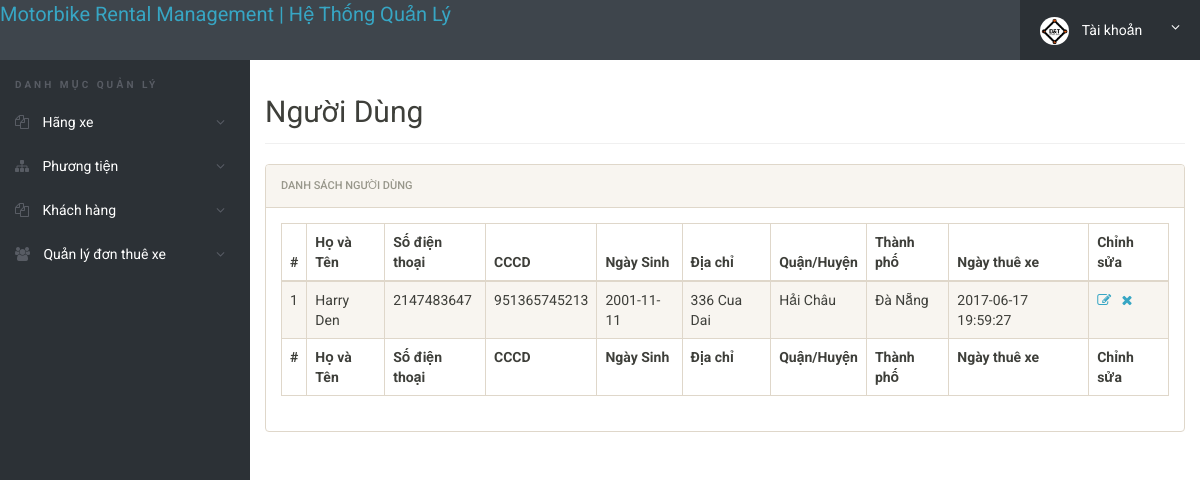
The app's page /admin/login/reg-users.php (signed in) with its own data.
### tables this page shows
CREATE TABLE IF NOT EXISTS `KhachHang` (
  `id` int(11) NOT NULL primary key,
  `HoVaTen` varchar(120) DEFAULT NULL,
  `Email` varchar(100) DEFAULT NULL,
  `CCCD` varchar(20) DEFAULT NULL,
  `SoDienThoai` char(11) DEFAULT NULL,
  `NgaySinh` varchar(100) DEFAULT NULL,
  `DiaChi` varchar(255) DEFAULT NULL,
  `Quan` varchar(100) DEFAULT NULL,
  `ThanhPho` varchar(100) DEFAULT NULL,
  `RegDate` timestamp NULL DEFAULT CURRENT_TIMESTAMP,
  `UpdationDate` timestamp NULL DEFAULT NULL ON UPDATE CURRENT_TIMESTAMP
);

### admin/login/reg-users.php (the view, shortened to what this page needs)
<?php
include('includes/config.php');
if(strlen($_SESSION['alogin'])==0)
	{
header('location:index.php');
}
else{
 ?>
<!doctype html>
<html lang="en" class="no-js">
<head>
	<link rel="stylesheet" href="css/font-awesome.min.css">
	<link rel="stylesheet" href="css/bootstrap.min.css">
	<link rel="stylesheet" href="css/dataTables.bootstrap.min.css">
	<link rel="stylesheet" href="css/bootstrap-social.css">
	<link rel="stylesheet" href="css/bootstrap-select.css">
	<link rel="stylesheet" href="css/fileinput.min.css">
	<link rel="stylesheet" href="css/awesome-bootstrap-checkbox.css">
	<link rel="stylesheet" href="css/style.css">
</head>
<body>
	<?php include('includes/header.php');?>
	<div class="ts-main-content">
		<?php include('includes/leftbar.php');?>
		<div class="content-wrapper">
			<div class="container-fluid">
				<div class="row">
					<div class="col-md-12">
						<h2 class="page-title">Người Dùng</h2>
						<div class="panel panel-default">
							<div class="panel-heading">Danh Sách Người dùng</div>
							<div class="panel-body">
								<table id="zctb" class="display table table-striped table-bordered table-hover" cellspacing="0" width="100%">
									<thead>
										<tr>
										<th>#</th>
												<th> Họ và Tên</th>
											<th>Số điện thoại</th>
											<th>CCCD</th>
										<th>Ngày Sinh</th>
										<th>Địa chỉ</th>
										<th>Quận/Huyện</th>
										<th>Thành phố</th>
										<th>Ngày thuê xe</th>
										<th>Chỉnh sửa</th>
										</tr>
									</thead>
									<tfoot>
										<tr>
										<th>#</th>
											<th> Họ và Tên</th>
											<th>Số điện thoại</th>
											<th>CCCD</th>
										<th>Ngày Sinh</th>
										<th>Địa chỉ</th>
										<th>Quận/Huyện</th>
										<th>Thành phố</th>
										<th>Ngày thuê xe</th>
										<th>Chỉnh sửa</th>
										</tr>
									</tfoot>
									<tbody>
									<?php $sql = "SELECT * from  khachhang ";
$query = $dbh -> prepare($sql);
$query->execute();
$results=$query->fetchAll(PDO::FETCH_OBJ);
$cnt=1;
if($query->rowCount() > 0)
{
foreach($results as $result)
{				?>
										<tr>
											<td><?php echo htmlentities($cnt);?></td>
											<td><?php echo htmlentities($result->HoVaTen);?></td>
											<td><?php echo htmlentities($result->SoDienThoai);?></td>
											<td><?php echo htmlentities($result->CCCD);?></td>
											<td><?php echo htmlentities($result->NgaySinh);?></td>
											<td><?php echo htmlentities($result->DiaChi);?></td>
											<td><?php echo htmlentities($result->Quan);?></td>
											<td><?php echo htmlentities($result->ThanhPho);?></td>
											<td><?php echo htmlentities($result->RegDate);?></td>
		<td><a href="edit-users.php?id=<?php echo $result->id;?>"><i class="fa fa-edit"></i></a>&nbsp;&nbsp;
<a href="reg-users.php?del=<?php echo $result->id;?>" onclick="return confirm('Bạn có muốn xóa thông tin khách hàng');"><i class="fa fa-close"></i></a></td>
										</tr>
										<?php $cnt=$cnt+1; }} ?>
									</tbody>
								</table>
							</div>
						</div>
					</div>
				</div>
			</div>
		</div>
	</div>
</body>
</html>
<?php } ?>

### admin/login/css/style.css (style rules this page uses)
html { font-size: 14px; }
@media only screen and (min-width: 480px) { html { font-size: 17px; } }
@media only screen and (min-width: 768px) { html { font-size: 14px; } }
body { font-size: 1em; }
a { color: #37a6c4; }
.panel { overflow: hidden; }
.page-title { padding-bottom: 15px; margin-bottom: 20px; border-bottom: 1px solid #f0f0f0; }
.ts-main-content .content-wrapper { padding-top: 15px; margin-top: 60px; }
@media only screen and (min-width: 992px) { .ts-main-content .content-wrapper { margin-left: 250px; } }

### records on screen
khachhang: HoVaTen "Harry Den", SoDienThoai "2147483647", CCCD "951365745213", NgaySinh "2001-11-11", DiaChi "336 Cua Dai", Quan "Hải Châu", ThanhPho "Đà Nẵng", RegDate "2017-06-17 19:59:27"
